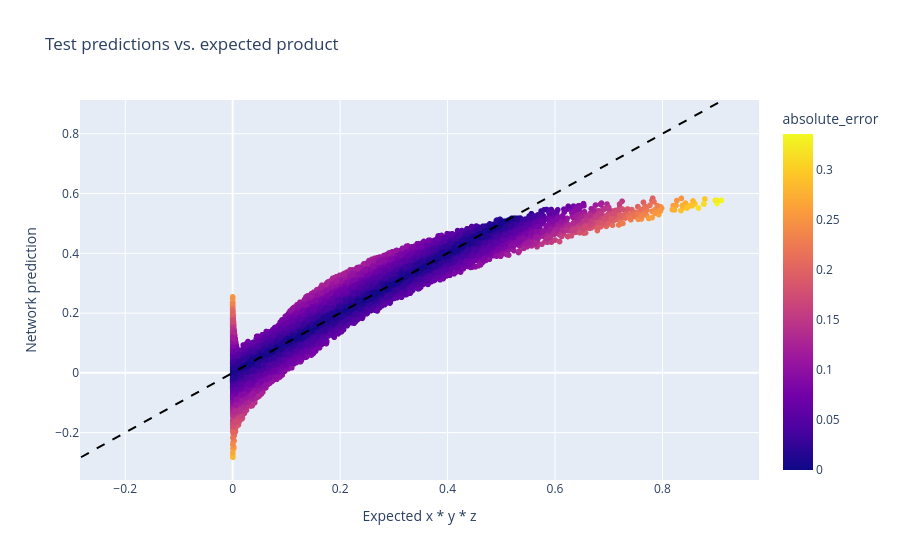
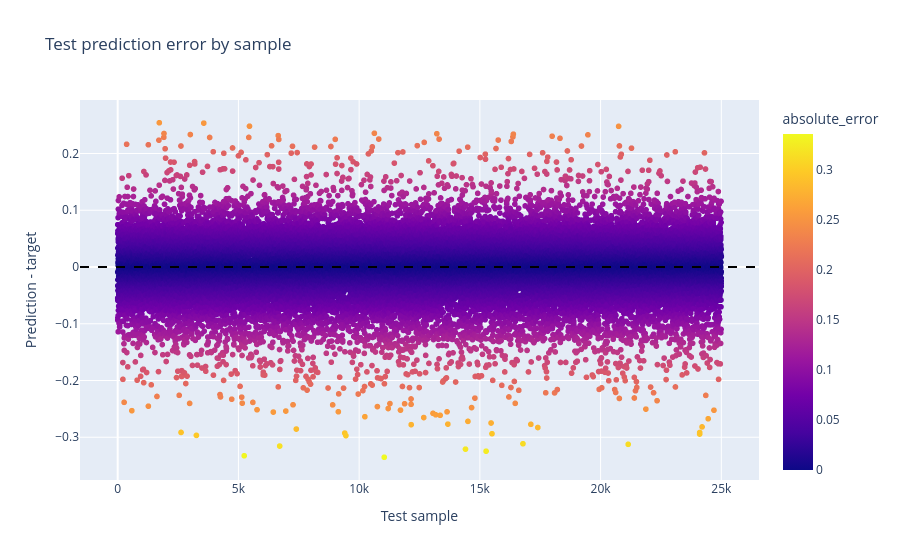

Notebook code cell kept with these figures, in order:
### Code cell
# Compare predictions with x * y * z on the held-out test data.
plot_rows = []
for sample_index, (inputs, target) in enumerate(testing_data):
    x, y, z = inputs
    prediction = float(network.forward(inputs)[0])
    plot_rows.append({
        'sample': sample_index,
        'x': x,
        'y': y,
        'z': z,
        'target': target,
        'prediction': prediction,
        'error': prediction - target,
        'absolute_error': abs(prediction - target),
    })

results = pd.DataFrame(plot_rows)

prediction_plot = plt.scatter(
    results,
    x='target',
    y='prediction',
    color='absolute_error',
    hover_data=['x', 'y', 'z', 'error'],
    title='Test predictions vs. expected product',
    labels={'target': 'Expected x * y * z', 'prediction': 'Network prediction'},
)
min_value = min(results['target'].min(), results['prediction'].min())
max_value = max(results['target'].max(), results['prediction'].max())
prediction_plot.add_shape(
    type='line',
    x0=min_value, y0=min_value, x1=max_value, y1=max_value,
    line={'color': 'black', 'dash': 'dash'},
)
prediction_plot.show()

error_plot = plt.scatter(
    results,
    x='sample',
    y='error',
    color='absolute_error',
    hover_data=['x', 'y', 'z', 'target', 'prediction'],
    title='Test prediction error by sample',
    labels={'sample': 'Test sample', 'error': 'Prediction - target'},
)
error_plot.add_hline(y=0, line_dash='dash', line_color='black')
error_plot.show()

### Figure 1 — Plotly figure (JSON) as saved in the notebook; plotly's stock layout.template omitted (floating-point values rounded to 4 significant figures; data arrays with more than 128 entries replaced by an {"elided": "..."} marker saying what was removed)
{"data": [{"customdata": {"elided": "25000x4 float values"}, "hovertemplate": "Expected x * y * z=%{x}<br>Network prediction=%{y}<br>x=%{customdata[0]}<br>y=%{customdata[1]}<br>z=%{customdata[2]}<br>error=%{customdata[3]}<br>absolute_error=%{marker.color}<extra></extra>", "legendgroup": "", "marker": {"color": {"elided": "25000 float values"}, "coloraxis": "coloraxis", "symbol": "circle"}, "mode": "markers", "name": "", "showlegend": false, "type": "scattergl", "x": {"elided": "25000 float values"}, "xaxis": "x", "y": {"elided": "25000 float values"}, "yaxis": "y"}], "layout": {"coloraxis": {"colorbar": {"title": {"text": "absolute_error"}}, "colorscale": [[0, "#0d0887"], [0.1111, "#46039f"], [0.2222, "#7201a8"], [0.3333, "#9c179e"], [0.4444, "#bd3786"], [0.5556, "#d8576b"], [0.6667, "#ed7953"], [0.7778, "#fb9f3a"], [0.8889, "#fdca26"], [1, "#f0f921"]]}, "legend": {"tracegroupgap": 0}, "shapes": [{"line": {"color": "black", "dash": "dash"}, "type": "line", "x0": -0.2823, "x1": 0.9095, "y0": -0.2823, "y1": 0.9095}], "title": {"text": "Test predictions vs. expected product"}, "xaxis": {"anchor": "y", "domain": [0, 1], "title": {"text": "Expected x * y * z"}}, "yaxis": {"anchor": "x", "domain": [0, 1], "title": {"text": "Network prediction"}}}}

### Figure 2 — Plotly figure (JSON) as saved in the notebook; plotly's stock layout.template omitted (floating-point values rounded to 4 significant figures; data arrays with more than 128 entries replaced by an {"elided": "..."} marker saying what was removed)
{"data": [{"customdata": {"elided": "25000x5 float values"}, "hovertemplate": "Test sample=%{x}<br>Prediction - target=%{y}<br>x=%{customdata[0]}<br>y=%{customdata[1]}<br>z=%{customdata[2]}<br>target=%{customdata[3]}<br>prediction=%{customdata[4]}<br>absolute_error=%{marker.color}<extra></extra>", "legendgroup": "", "marker": {"color": {"elided": "25000 float values"}, "coloraxis": "coloraxis", "symbol": "circle"}, "mode": "markers", "name": "", "showlegend": false, "type": "scattergl", "x": {"elided": "25000 int values"}, "xaxis": "x", "y": {"elided": "25000 float values"}, "yaxis": "y"}], "layout": {"coloraxis": {"colorbar": {"title": {"text": "absolute_error"}}, "colorscale": [[0, "#0d0887"], [0.1111, "#46039f"], [0.2222, "#7201a8"], [0.3333, "#9c179e"], [0.4444, "#bd3786"], [0.5556, "#d8576b"], [0.6667, "#ed7953"], [0.7778, "#fb9f3a"], [0.8889, "#fdca26"], [1, "#f0f921"]]}, "legend": {"tracegroupgap": 0}, "shapes": [{"line": {"color": "black", "dash": "dash"}, "type": "line", "x0": 0, "x1": 1, "xref": "x domain", "y0": 0, "y1": 0, "yref": "y"}], "title": {"text": "Test prediction error by sample"}, "xaxis": {"anchor": "y", "domain": [0, 1], "title": {"text": "Test sample"}}, "yaxis": {"anchor": "x", "domain": [0, 1], "title": {"text": "Prediction - target"}}}}
